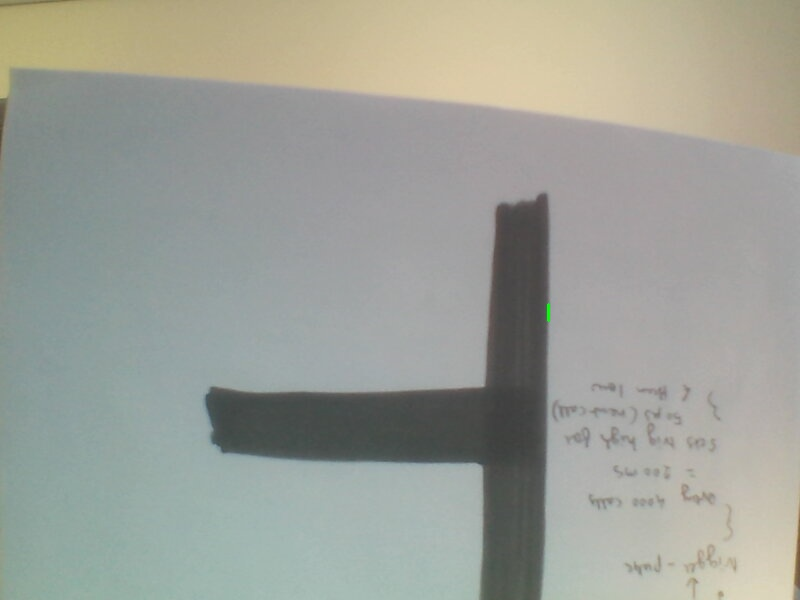
#> input picture ImageProcessing/test/houghlines5.jpg, 800 x 600 px, given in place of the camera
$ python detect.py
#> lines starting #> are read from the running program, lines starting #| are printed output that depends on the picture; after the words box and inside, x2 and y2 are one past the last pixel; in counts of white or black regions, pixels touching at a corner belong together
#> further down, img is the input picture: shape (600, 800, 3); mean B, G, R 152, 160, 157
import numpy as np
import cv2

Images=[]
N_SLICES = 4
direction = [0,0,0,0]

def RemoveBackground(image):
	up = 100
	# create NumPy arrays from the boundaries
	lower = np.array([0, 0, 0], dtype = "uint8")
	upper = np.array([up, up, up], dtype = "uint8")


	#----------------COLOR SELECTION-------------- (Remove any area that is whiter than 'upper')
	mask = cv2.inRange(image, lower, upper)
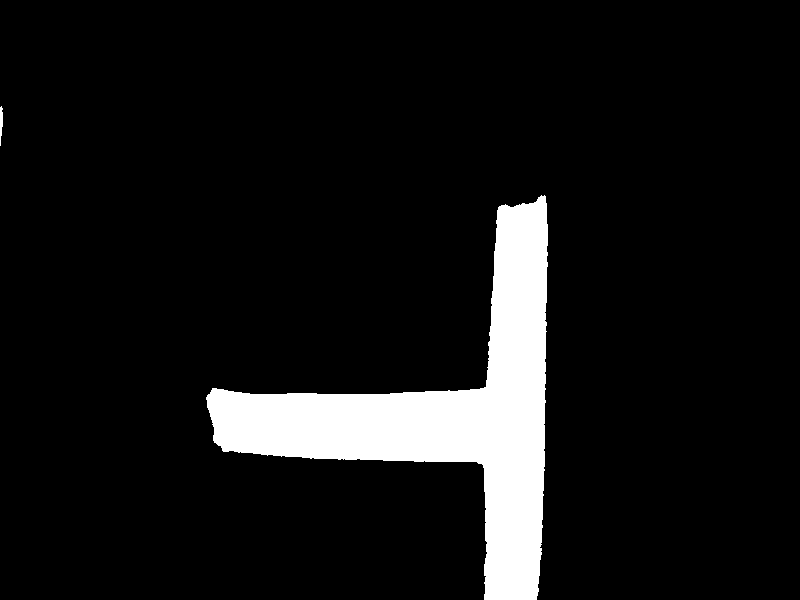
#> mask: shape (600, 800); 8.5% white; 2 white regions, box (x1, y1, x2, y2) and area: (206, 195, 548, 600) 40479, (0, 106, 3, 146) 86
	image = cv2.bitwise_and(image, image, mask = mask)
	image = cv2.bitwise_not(image, image, mask = mask)
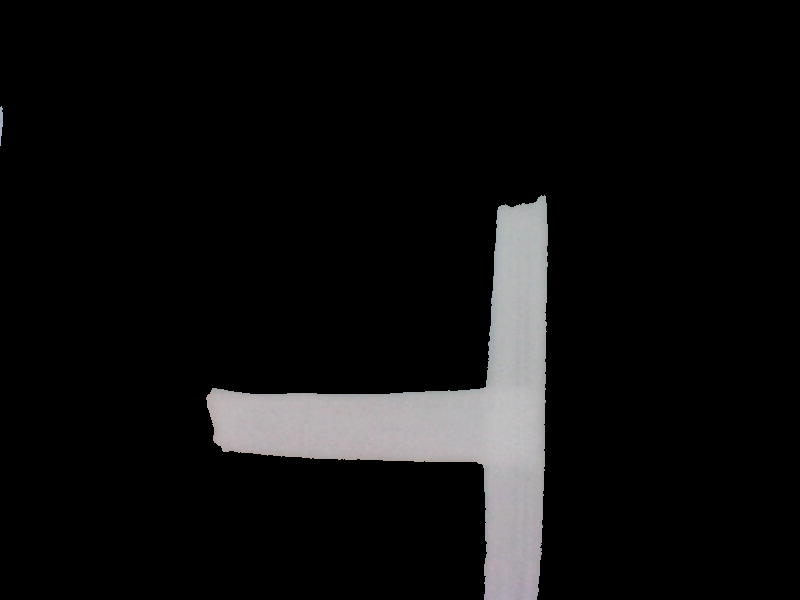
#> image: shape (600, 800, 3); mean B, G, R 15.1, 14.9, 15.2
	image = (255-image)
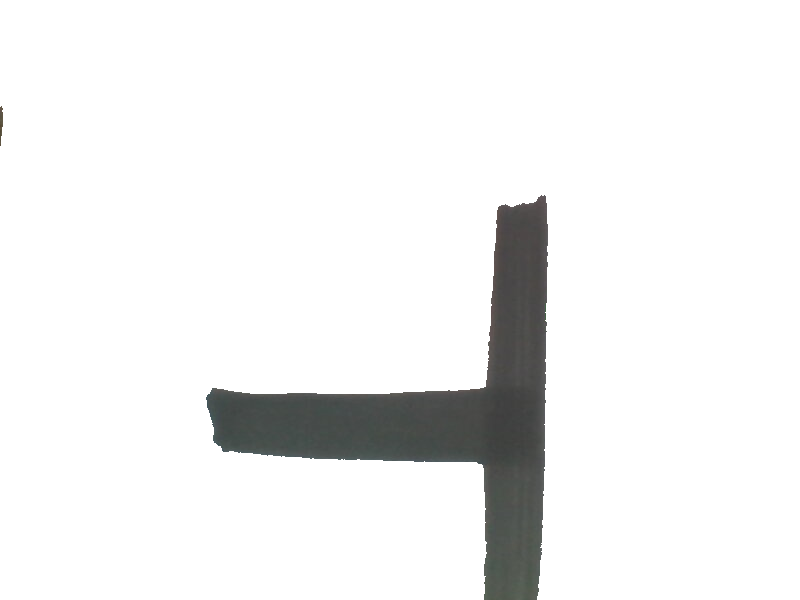
#> image: shape (600, 800, 3); mean B, G, R 239.9, 240.1, 239.8
	return image

def SlicePart(im, images, slices):
#> called with slices = 4
	height, width = im.shape[:2]
#> height = 600; width = 800
	sl = int(height/slices);
#> sl = 150

	for i in range(slices):
		part = sl*i
		crop_img = im[part:part+sl, 0:width]
		# images[i].image = crop_img
		Process(crop_img,i)
#> this loop made 4 passes
#> direction1 in Process on passes 1 to 4: 153, -99, -3, -18
#> pass 1, in Process, `ret, thresh = cv2.threshold(imgray,100,255,cv2.THRESH_BINARY_INV)`:
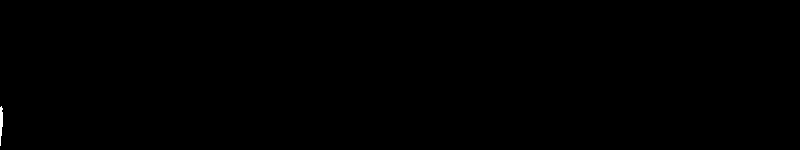
#> thresh: shape (150, 800); 0.07% white; 1 white region, box (x1, y1, x2, y2) and area: (0, 106, 3, 146) 86
#> pass 2, in SlicePart, `crop_img = im[part:part+sl, 0:width]`:
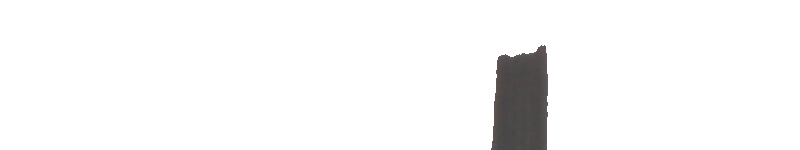
#> crop_img: shape (150, 800, 3); mean B, G, R 247.3, 247.4, 247.5
#> after the loop:
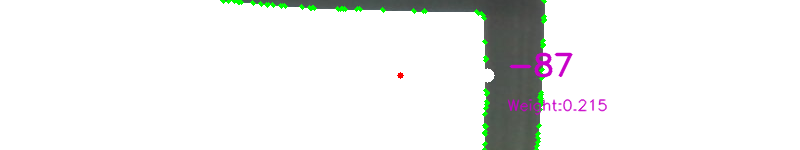
#> crop_img: shape (150, 800, 3); mean B, G, R 238.1, 239.3, 238.1

def getContourCenter(contour):
		M = cv2.moments(contour)

		if M["m00"] == 0:
			return 0

		x = int(M["m10"]/M["m00"])
		y = int(M["m01"]/M["m00"])

		return [x,y]

def getContourExtent(contour):
		area = cv2.contourArea(contour)
		x,y,w,h = cv2.boundingRect(contour)
		rect_area = w*h
		if rect_area > 0:
			return (float(area)/rect_area)

def Aprox(a, b, error):
	if abs(a - b) < error:
		return True
	else:
		return False

def Process(img,pos):

	contourCenterX = 0
	MainContour = None

	imgray = cv2.cvtColor(img,cv2.COLOR_BGR2GRAY) #Convert to Gray Scale
	ret, thresh = cv2.threshold(imgray,100,255,cv2.THRESH_BINARY_INV) #Get Threshold

	contours,hierarchy = cv2.findContours(thresh,cv2.RETR_TREE,cv2.CHAIN_APPROX_SIMPLE) #Get contour

	prev_MC = MainContour
	if contours:
		MainContour = max(contours, key=cv2.contourArea)

		height, width  = img.shape[:2]

		middleX = int(width/2) #Get X coordenate of the middle point
		middleY = int(height/2) #Get Y coordenate of the middle point

		prev_cX = contourCenterX
		if getContourCenter(MainContour) != 0:
			contourCenterX = getContourCenter(MainContour)[0]
			if abs(prev_cX-contourCenterX) > 5:
				if abs(prev_cX-contourCenterX) > 5:
					for i in range(len(contours)):
						if getContourCenter(contours[i]) != 0:
							tmp_cx = getContourCenter(contours[i])[0]
							if Aprox(tmp_cx, prev_cX, 5) == True:
								MainContour = contours[i]
								if getContourCenter(MainContour) != 0:
									contourCenterX = getContourCenter(MainContour)[0]

		else:
			contourCenterX = 0

		direction1 =  int((middleX-contourCenterX) * getContourExtent(MainContour))
		direction[pos] = direction1

		cv2.drawContours(img,MainContour,-1,(0,255,0),3) #Draw Contour GREEN
		cv2.circle(img, (contourCenterX, middleY), 7, (255,255,255), -1) #Draw dX circle WHITE
		cv2.circle(img, (middleX, middleY), 3, (0,0,255), -1) #Draw middle circle RED

		font = cv2.FONT_HERSHEY_SIMPLEX
		cv2.putText(img,str(middleX-contourCenterX),(contourCenterX+20, middleY), font, 1,(200,0,200),2,cv2.LINE_AA)
		cv2.putText(img,"Weight:%.3f"%getContourExtent(MainContour),(contourCenterX+20, middleY+35), font, 0.5,(200,0,200),1,cv2.LINE_AA)

# starting video streaming
cv2.namedWindow('window_frame')
video_capture = cv2.VideoCapture(-1)

while True:
	img = video_capture.read()[1]

	img = RemoveBackground(img)
	final_direction = 0
	SlicePart(img, Images, N_SLICES)
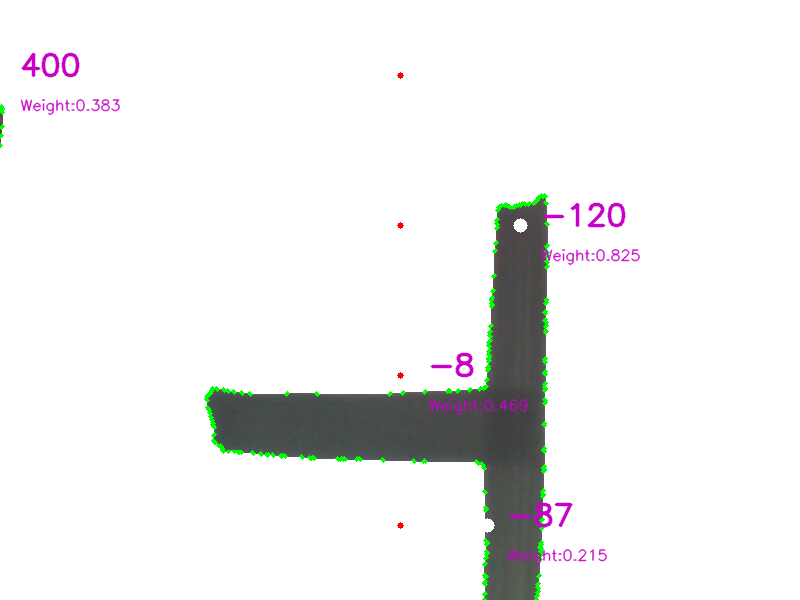
#> img: shape (600, 800, 3); 1.81% of pixels changed, all inside (x1, y1, x2, y2) = (0, 52, 641, 600)
	for i in range(len(direction)):
		final_direction += direction[i]
#> this loop made 4 passes
#> final_direction on passes 1 to 4: 153, 54, 51, 33
#> after the loop, final_direction = 33
	# Process(img)
	print(final_direction)
#| 33
	cv2.imshow("window_frame", img)
	if cv2.waitKey(1) & 0xFF == ord('q'):
#> (key q is pressed here)
		break

# Clean up the connection
cv2.destroyAllWindows()
